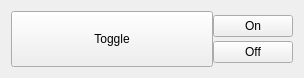
<?xml version="1.0" encoding="UTF-8"?>
<ui version="4.0">
 <class>OutputWidget</class>
 <widget class="QWidget" name="OutputWidget">
  <property name="geometry">
   <rect>
    <x>0</x>
    <y>0</y>
    <width>304</width>
    <height>78</height>
   </rect>
  </property>
  <property name="windowTitle">
   <string>Form</string>
  </property>
  <layout class="QHBoxLayout" name="horizontalLayout">
   <property name="spacing">
    <number>0</number>
   </property>
   <item>
    <widget class="QPushButton" name="pushButtonToggle">
     <property name="sizePolicy">
      <sizepolicy hsizetype="MinimumExpanding" vsizetype="Minimum">
       <horstretch>0</horstretch>
       <verstretch>0</verstretch>
      </sizepolicy>
     </property>
     <property name="text">
      <string>Toggle</string>
     </property>
    </widget>
   </item>
   <item>
    <layout class="QVBoxLayout" name="verticalLayout">
     <property name="spacing">
      <number>0</number>
     </property>
     <item>
      <widget class="QPushButton" name="pushButtonOn">
       <property name="sizePolicy">
        <sizepolicy hsizetype="Maximum" vsizetype="Fixed">
         <horstretch>0</horstretch>
         <verstretch>0</verstretch>
        </sizepolicy>
       </property>
       <property name="text">
        <string>On</string>
       </property>
      </widget>
     </item>
     <item>
      <widget class="QPushButton" name="pushButtonOff">
       <property name="sizePolicy">
        <sizepolicy hsizetype="Maximum" vsizetype="Fixed">
         <horstretch>0</horstretch>
         <verstretch>0</verstretch>
        </sizepolicy>
       </property>
       <property name="text">
        <string>Off</string>
       </property>
      </widget>
     </item>
    </layout>
   </item>
  </layout>
 </widget>
 <resources/>
 <connections/>
</ui>
